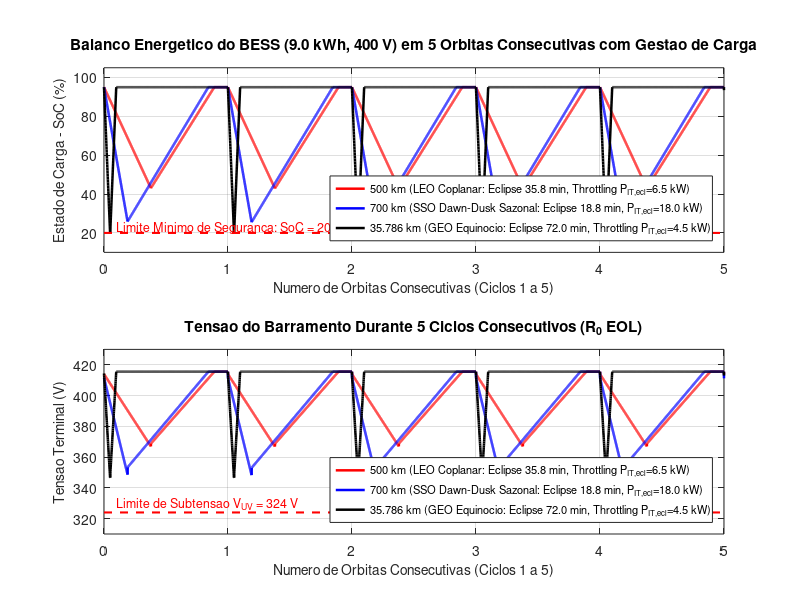
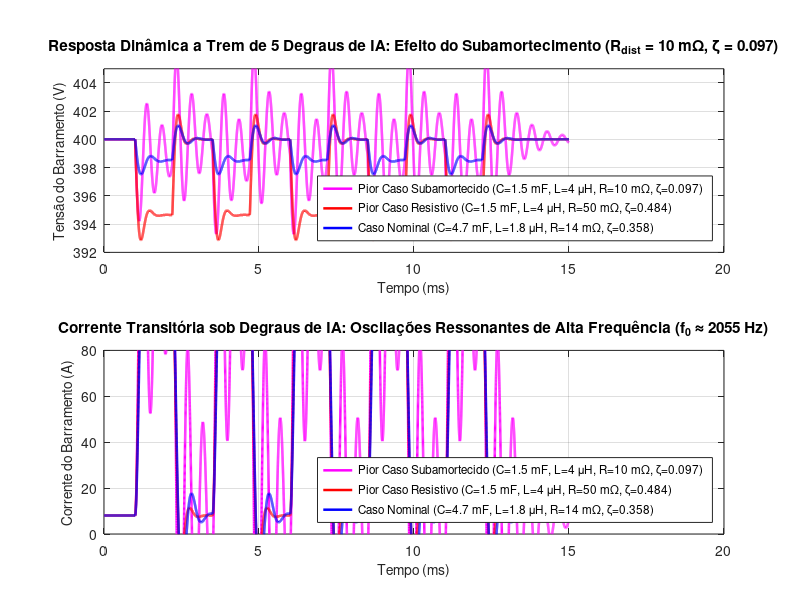
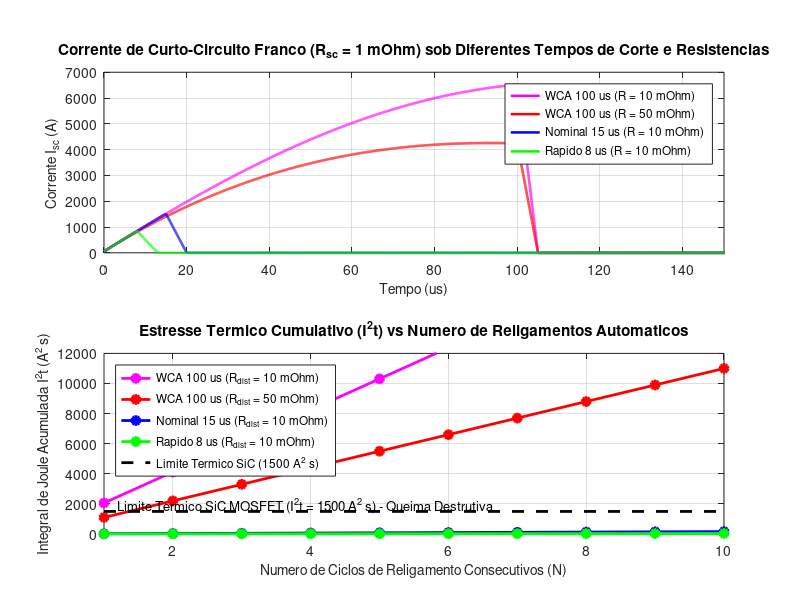
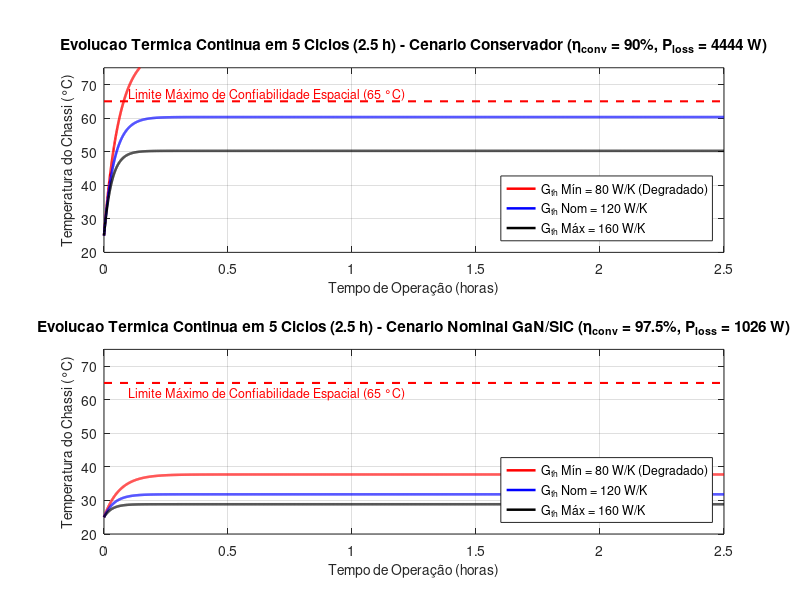

MATLAB code for these plots, in order:
%% ==============================================================================
%% PROPECAUT / IFES CAMPUS SERRA - DISSERTAÇÃO DE MESTRADO
%% MODELO 3.1: BARRAMENTO HVDC DE 400 V - ANÁLISE DE ESTRESSE EXTREMO (WCA)
%% Autor: Dafnhê Thor Castro de Martins Barros
%% Orientador: Prof. Dr. Flávio Barcelos Braz da Silva
%%
%% NOVAS ANÁLISES DE ESTRESSE:
%%   1. Trem de 5 Degraus Extremos de IA com R_dist = 10 mOhms, C_bus = 1.5 mF, L_dist = 4 uH
%%      (Análise de Subamortecimento extremo zeta = 0.0968 e ressonância CPL)
%%   2. Simulação do Número de Religamentos Automáticos até violação do limite I^2t
%%      (Limite térmico adiabático SiC MOSFET I^2t_max = 1500 A^2.s)
%% ==============================================================================

clear; close all; clc;
fprintf('=== INICIANDO SIMULAÇÃO NUMÉRICA: ANÁLISE DE RELIGAMENTOS E SUBAMORTECIMENTO ===\n\n');

if ismember('qt', available_graphics_toolkits())
    graphics_toolkit('qt');
else
    graphics_toolkit('gnuplot');
end

%% ==============================================================================
%% 1. DEFINIÇÃO DA MATRIZ DE PARÂMETROS
%% ==============================================================================

V_nom = 400.0;
V_UV = 324.0; % Limite estrito de subtensao (108s x 3.00 V/cel) [VERIFICAVEL]
V_OV = 442.8; % Limite estrito de sobretensao (108s x 4.10 V/cel) [VERIFICAVEL]

% Livro-Razao Eletrico Nominal do No Satelital (Fronteira do Barramento 400 V):
P_IT_nom = 40000.0;     % [W] Potencia util de processamento neural (80 dies x 500 W) [VERIFICAVEL]
P_IT_idle = 2000.0;     % [W] Modo standby/ocioso [PROVISORIO]
eta_conv_nom  = 0.975;  % Rendimento nominal GaN (perda de 1.025,64 W) [PROVISORIO]
eta_conv_cons = 0.900;  % Rendimento degradado WCH (perda de 4.444,44 W) [PROVISORIO]

P_OISL_total = 440.0;   % [W] 4 transceivers laser no barramento [VERIFICAVEL]
eta_eo = 0.22;          % Rendimento eletro-optico [PROVISORIO]
P_OISL_opt = P_OISL_total * eta_eo;        % 96.8 W irradiados ao espaco [CALCULADO]
Q_OISL_heat = P_OISL_total * (1.0 - eta_eo); % 343.2 W calor interno [CALCULADO]
Q_OISL = Q_OISL_heat;

P_aux = 550.0;          % [W] Auxiliares: 350 W avionica/OBDH + 200 W bomba MPFL [PROVISORIO]
P_loss_BESS_nom = 65.0; % [W] Perdas ohmicas internas em flutuacao [CALCULADO]

% Consumo eletrico total no barramento em operacao nominal plena:
% 40000/0.975 + 440 + 550 + 65 = 42.080,64 W
P_load_total_nom = (P_IT_nom / eta_conv_nom) + P_OISL_total + P_aux + P_loss_BESS_nom;
P_load_total_cons = (P_IT_nom / eta_conv_cons) + P_OISL_total + P_aux + 120.0; % WCH

% BESS do No Satelital de 50 kW
E_bat_nom_kWh = 9.0;    % Capacidade nominal de 9.0 kWh [PROVISORIO]
E_bat_nom_J = E_bat_nom_kWh * 3.6e6; 
SoC_min_safe = 0.20;    % SoC minimo operacional (DoD max 80%) [PROVISORIO / PREMISSA DE PROJETO]
E_util_J = E_bat_nom_J * (1.0 - SoC_min_safe); % 7.20 kWh utilizaveis ideais
R_0_vec = [0.032, 0.045, 0.085]; % [Ohm] BOL a EOL [PROVISORIO]
R_0_eol = 0.085;        % [Ohm] Resistencia interna da bateria em EOL [PROVISORIO]

% Parâmetros de distribuição e filtro
C_bus_ext = 1.5e-3;   % 1.5 mF
L_dist_ext = 4.0e-6;  % 4.0 uH
R_dist_low = 0.010;   % 10 mOhms (Condição subamortecida)
R_dist_high = 0.050;  % 50 mOhms (Condição resistiva EOL)
R_dist_nom = 0.014;   % 14 mOhms
C_bus_nom = 4.7e-3;   % 4.7 mF
L_dist_nom = 1.8e-6;  % 1.8 uH

% Curto-circuito franco ultra-severo
R_sc = 0.001; % 1 mOhm
t_trip_vec = [8.0e-6, 15.0e-6, 100.0e-6]; 
I2t_limit_SiC = 1500.0; % Limite térmico adiabático admissível do SiC MOSFET (A^2.s)

% Modelo Térmico
C_th_elec = 18000.0; 
G_th_vec = [80.0, 120.0, 160.0]; 
T_rad = 20.0 + 273.15; 

fprintf('1. Parametros eletricos e orbitais configurados.\n\n');

%% ==============================================================================
%% NÍVEL 1: BALANÇO ENERGÉTICO ORBITAL MULTICÍCLICO (5 ÓRBITAS CONSECUTIVAS)
%% ==============================================================================
fprintf('2. Balanco Energetico Orbital ao longo de 5 ORBITAS CONSECUTIVAS...\n');

mu_earth = 398600.4418;
R_earth = 6378.14;
altitudes = [500.0, 700.0, 35786.0]; % km (LEO 500 km, SSO 700 km, GEO 35.786 km)
cores = {'r', 'b', 'k'};

% Cenarios orbitais oficiais da dissertacao:
% 500 km: LEO convencional, pior caso coplanar (beta=0), eclipse 35.8 min (T_orb = 94.6 min)
% 700 km: SSO Dawn-Dusk, nominal sem eclipse (beta=85 deg); sazonal/equinocio eclipse max 18.8 min (T_orb = 98.8 min)
% 35.786 km: GEO equatorial, eclipse de equinocio maximo 72.0 min (T_orb = 1440.0 min = 24.0 h)
labels_alt = {'500 km (LEO Coplanar: Eclipse 35.8 min, Throttling P_{IT,ecl}=6.5 kW)', ...
              '700 km (SSO Dawn-Dusk Sazonal: Eclipse 18.8 min, P_{IT,ecl}=18.0 kW)', ...
              '35.786 km (GEO Equinocio: Eclipse 72.0 min, Throttling P_{IT,ecl}=4.5 kW)'};

fig1 = figure(1, 'position', [100, 100, 1000, 700]);
N_orbits = 5;

for i = 1:length(altitudes)
    h = altitudes(i);
    r_orb = R_earth + h;
    T_orb_s = 2 * pi * sqrt((r_orb^3) / mu_earth);
    
    if h == 500.0
        t_ecl_min = 35.8;
        P_IT_ecl = 6500.0; % Gestao de carga obrigatoria para respeitar SoC >= 20%
    elseif h == 700.0
        t_ecl_min = 18.8;
        P_IT_ecl = 18000.0;
    else
        % GEO (35.786 km): eclipse de equinocio maximo de 72 min (1.2 h)
        t_ecl_min = 72.0;
        P_IT_ecl = 4500.0; % Carga reduzida para respeitar SoC >= 20% com 9.0 kWh
    end
    t_ecl_s = t_ecl_min * 60.0;
    P_load_ecl = (P_IT_ecl / eta_conv_nom) + P_OISL_total + P_aux + 30.0;
    
    t_total_s = N_orbits * T_orb_s;
    t_sim = linspace(0, t_total_s, 5000);
    dt = t_sim(2) - t_sim(1);
    
    SoC = zeros(size(t_sim));
    V_bat = zeros(size(t_sim));
    SoC(1) = 0.95; 
    V_ocv_init = 330.0 + 90.0 * SoC(1);
    is_ecl_1 = (0 <= t_ecl_s);
    V_bat(1) = V_ocv_init - is_ecl_1 * (P_load_ecl / V_ocv_init) * R_0_eol;
    P_solar_avail = 48000.0; % 48 kW disponiveis no barramento em temperatura de equilibrio
    
    for k = 2:length(t_sim)
        t_mod = mod(t_sim(k), T_orb_s);
        is_eclipse = (t_mod <= t_ecl_s);
        
        if is_eclipse
            % Verificacao e atuacao de protecao do SoC minimo seguro (20% / 80% DoD max)
            if SoC(k-1) <= SoC_min_safe
                P_bat = P_aux + P_OISL_total; % Throttling estrito para manter avionica
            else
                P_bat = P_load_ecl;
            end
            dE = P_bat * dt / 0.98; % Rendimento de descarga de 98%
            SoC(k) = max(SoC_min_safe, SoC(k-1) - (dE / E_bat_nom_J));
        else
            % Recarga com excedente solar
            P_charge = min(P_solar_avail - P_load_total_nom, 10000.0);
            dE = P_charge * dt * 0.98; % Rendimento de carga de 98%
            SoC(k) = min(0.95, SoC(k-1) + (dE / E_bat_nom_J));
            P_bat = 0;
        end
        
        V_ocv = 330.0 + 90.0 * SoC(k);
        I_bat = is_eclipse * (P_bat / V_ocv);
        V_bat(k) = V_ocv - I_bat * R_0_eol;
    end
    
    subplot(2, 1, 1);
    plot(t_sim / T_orb_s, SoC * 100.0, 'linewidth', 1.8, 'color', cores{i}); hold on;
    
    subplot(2, 1, 2);
    plot(t_sim / T_orb_s, V_bat, 'linewidth', 1.8, 'color', cores{i}); hold on;
end

subplot(2, 1, 1);
grid on;
title('Balanco Energetico do BESS (9.0 kWh, 400 V) em 5 Orbitas Consecutivas com Gestao de Carga', 'fontsize', 11);
xlabel('Numero de Orbitas Consecutivas (Ciclos 1 a 5)', 'fontsize', 10);
ylabel('Estado de Carga - SoC (%)', 'fontsize', 10);
plot([0, N_orbits], [20, 20], 'r--', 'linewidth', 1.5);
text(0.1, 23, 'Limite Minimo de Seguranca: SoC = 20% (Requisito de Projeto / DoD = 80%)', 'color', 'r', 'fontsize', 9);
legend(labels_alt, 'location', 'southeast', 'fontsize', 8);
xlim([0, N_orbits]); ylim([10, 105]);

subplot(2, 1, 2);
grid on;
title('Tensao do Barramento Durante 5 Ciclos Consecutivos (R_{0} EOL)', 'fontsize', 11);
xlabel('Numero de Orbitas Consecutivas (Ciclos 1 a 5)', 'fontsize', 10);
ylabel('Tensao Terminal (V)', 'fontsize', 10);
plot([0, N_orbits], [V_UV, V_UV], 'r--', 'linewidth', 1.5);
text(0.1, V_UV + 6, 'Limite de Subtensao V_{UV} = 324 V', 'color', 'r', 'fontsize', 9);
xlim([0, N_orbits]); ylim([310, 430]);
legend(labels_alt, 'location', 'southeast', 'fontsize', 8);

print(fig1, 'figuras/figura_3_1_balanco_orbital_bess.png', '-dpng', '-r300');
fprintf('   -> Figura 3.1 salva com sucesso.\n\n');

%% ==============================================================================
%% NÍVEL 2: DINÂMICA SOB 5 DEGRAUS COM R_dist = 10 mOhm (SUBAMORTECIMENTO)
%% ==============================================================================
fprintf('3. Simulando 5 Degraus com R_dist = 10 mOhm vs 50 mOhm (C=1.5 mF, L=4 uH)...\n');

t_dyn = linspace(0, 15.0e-3, 30000); % 15 ms, 30k pontos para capturar dinâmica rápida
dt_dyn = t_dyn(2) - t_dyn(1);

P_IT_train = P_IT_idle * ones(size(t_dyn));
t_pulses = [1.0e-3, 3.5e-3, 6.0e-3, 8.5e-3, 11.0e-3]; 
t_width = 1.2e-3; 
t_rise = 10.0e-6; 

for p = 1:5
    t_start = t_pulses(p);
    t_end = t_start + t_width;
    for k = 1:length(t_dyn)
        t_now = t_dyn(k);
        if t_now >= t_start && t_now < t_start + t_rise
            P_IT_train(k) = P_IT_idle + (P_IT_nom - P_IT_idle) * ((t_now - t_start) / t_rise);
        elseif t_now >= t_start + t_rise && t_now <= t_end
            P_IT_train(k) = P_IT_nom;
        elseif t_now > t_end && t_now <= t_end + t_rise
            P_IT_train(k) = P_IT_nom - (P_IT_nom - P_IT_idle) * ((t_now - t_end) / t_rise);
        end
    end
end

P_bus_train = (P_IT_train / eta_conv_cons) + P_OISL_total + P_aux;

fig2 = figure(2, 'position', [100, 100, 1000, 700]);

% 3 Casos Comparativos:
% Caso 1: R_dist = 10 mOhms, C_bus = 1.5 mF, L_dist = 4.0 uH (Subamortecido zeta = 0.0968)
% Caso 2: R_dist = 50 mOhms, C_bus = 1.5 mF, L_dist = 4.0 uH (Resistivo zeta = 0.4841)
% Caso 3: R_dist = 14 mOhms, C_bus = 4.7 mF, L_dist = 1.8 uH (Nominal zeta = 0.3578)
C_comp = [1.5e-3, 1.5e-3, 4.7e-3];
L_comp = [4.0e-6, 4.0e-6, 1.8e-6];
R_comp = [0.010,  0.050,  0.014];

labels_comp = {'Pior Caso Subamortecido (C=1.5 mF, L=4 \muH, R=10 m\Omega, \zeta=0.097)', ...
               'Pior Caso Resistivo (C=1.5 mF, L=4 \muH, R=50 m\Omega, \zeta=0.484)', ...
               'Caso Nominal (C=4.7 mF, L=1.8 \muH, R=14 m\Omega, \zeta=0.358)'};
colors_comp = {'m', 'r', 'b'};

for c = 1:3
    Cb = C_comp(c);
    Lb = L_comp(c);
    Rb = R_comp(c);
    
    V_b = zeros(size(t_dyn));
    I_b = zeros(size(t_dyn));
    
    V_b(1) = 400.0;
    I_b(1) = P_bus_train(1) / V_b(1);
    V_src = V_b(1) + Rb * I_b(1);
    
    for k = 2:length(t_dyn)
        dI = (V_src - V_b(k-1) - Rb * I_b(k-1)) / Lb;
        dV = (I_b(k-1) - (P_bus_train(k-1) / max(V_b(k-1), 50.0))) / Cb;
        
        I_b(k) = I_b(k-1) + dI * dt_dyn;
        V_b(k) = V_b(k-1) + dV * dt_dyn;
    end
    
    subplot(2, 1, 1);
    plot(t_dyn * 1e3, V_b, 'linewidth', 1.8, 'color', colors_comp{c}); hold on;
    
    subplot(2, 1, 2);
    plot(t_dyn * 1e3, I_b, 'linewidth', 1.8, 'color', colors_comp{c}); hold on;
    
    undershoot = 400.0 - min(V_b);
    overshoot = max(V_b) - 400.0;
    fprintf('   -> %s:\n      V_min = %.2f V (Undershoot = %.2f V) | V_max = %.2f V (Overshoot = %.2f V)\n', ...
            labels_comp{c}, min(V_b), undershoot, max(V_b), overshoot);
end

subplot(2, 1, 1);
grid on;
title('Resposta Dinâmica a Trem de 5 Degraus de IA: Efeito do Subamortecimento (R_{dist} = 10 m\Omega, \zeta = 0.097)', 'fontsize', 11);
xlabel('Tempo (ms)', 'fontsize', 10);
ylabel('Tensão do Barramento (V)', 'fontsize', 10);
legend(labels_comp, 'location', 'southeast', 'fontsize', 8.5);
ylim([392, 405]);

subplot(2, 1, 2);
grid on;
title('Corrente Transitória sob Degraus de IA: Oscilações Ressonantes de Alta Frequência (f_0 \approx 2055 Hz)', 'fontsize', 11);
xlabel('Tempo (ms)', 'fontsize', 10);
ylabel('Corrente do Barramento (A)', 'fontsize', 10);
legend(labels_comp, 'location', 'southeast', 'fontsize', 8.5);
ylim([0, 80]);

print(fig2, 'figuras/figura_3_2_transiente_degrau_ia.png', '-dpng', '-r300');
fprintf('   -> Figura 3.2 salva com sucesso.\n\n');

%% ==============================================================================
%% NÍVEL 3: QUANTIFICAÇÃO DE RELIGAMENTOS AUTOMÁTICOS ATÉ RUPTURA DO SiC
%% ==============================================================================
fprintf('4. Simulando Religamentos Automáticos até violação do Limite I^2t = 1500 A^2.s...\n');

t_sc = linspace(0, 200.0e-6, 20000); 
dt_sc = t_sc(2) - t_sc(1);

% Cálculo de I^2t por disparo único para as seguintes configurações:
% 1. WCA 100 us com R_dist = 10 mOhm, R_sc = 1 mOhm
% 2. WCA 100 us com R_dist = 50 mOhm, R_sc = 1 mOhm
% 3. Nominal 15 us com R_dist = 10 mOhm, R_sc = 1 mOhm
% 4. Rápido 8 us com R_dist = 10 mOhm, R_sc = 1 mOhm

test_trips = [100.0e-6, 100.0e-6, 15.0e-6, 8.0e-6];
test_Rdist = [0.010,    0.050,    0.010,   0.010];
test_names = {'WCA 100 us (R = 10 mOhm)', ...
              'WCA 100 us (R = 50 mOhm)', ...
              'Nominal 15 us (R = 10 mOhm)', ...
              'Rapido 8 us (R = 10 mOhm)'};
test_colors = {'m', 'r', 'b', 'g'};

I2t_single = zeros(1, 4);
I_peak = zeros(1, 4);
E_arc_single = zeros(1, 4);

for idx = 1:4
    ttrip = test_trips(idx);
    Rdist = test_Rdist(idx);
    
    I_sc = zeros(size(t_sc));
    V_sc = zeros(size(t_sc));
    V_sc(1) = 400.0;
    I_sc(1) = 58.0;
    
    for k = 2:length(t_sc)
        if t_sc(k) < ttrip
            dI = (V_sc(k-1) - (Rdist + R_sc) * I_sc(k-1)) / L_dist_ext;
            dV = -I_sc(k-1) / C_bus_ext;
            I_sc(k) = I_sc(k-1) + dI * dt_sc;
            V_sc(k) = max(0.0, V_sc(k-1) + dV * dt_sc);
        else
            ext_time = 5.0e-6;
            if t_sc(k) <= ttrip + ext_time
                decay = 1.0 - (t_sc(k) - ttrip) / ext_time;
                I_sc(k) = I_sc(round(ttrip / dt_sc)) * decay;
            else
                I_sc(k) = 0.0;
            end
            V_sc(k) = 0.0;
        end
    end
    
    I_peak(idx) = max(I_sc);
    I2t_single(idx) = sum(I_sc.^2) * dt_sc;
    E_arc_single(idx) = sum(I_sc.^2 * R_sc) * dt_sc;
    
    fprintf('   -> %s: I_pico = %.1f A, I^2t único = %.2f A^2.s, E_arc único = %.4f J\n', ...
            test_names{idx}, I_peak(idx), I2t_single(idx), E_arc_single(idx));
end

% Vetor de religamentos automáticos (1 a 10 tentativas)
N_reclosures = 1:10;

fig3 = figure(3, 'position', [100, 100, 1000, 750]);

% Painel 1: Corrente transitória do curto-circuito franco
subplot(2, 1, 1);
for idx = 1:4
    ttrip = test_trips(idx);
    Rdist = test_Rdist(idx);
    I_sc = zeros(size(t_sc));
    V_sc = zeros(size(t_sc));
    V_sc(1) = 400.0;
    I_sc(1) = 58.0;
    for k = 2:length(t_sc)
        if t_sc(k) < ttrip
            dI = (V_sc(k-1) - (Rdist + R_sc) * I_sc(k-1)) / L_dist_ext;
            dV = -I_sc(k-1) / C_bus_ext;
            I_sc(k) = I_sc(k-1) + dI * dt_sc;
            V_sc(k) = max(0.0, V_sc(k-1) + dV * dt_sc);
        else
            ext_time = 5.0e-6;
            if t_sc(k) <= ttrip + ext_time
                decay = 1.0 - (t_sc(k) - ttrip) / ext_time;
                I_sc(k) = I_sc(round(ttrip / dt_sc)) * decay;
            else
                I_sc(k) = 0.0;
            end
            V_sc(k) = 0.0;
        end
    end
    plot(t_sc * 1e6, I_sc, 'linewidth', 1.8, 'color', test_colors{idx}); hold on;
end
grid on;
title('Corrente de Curto-Circuito Franco (R_{sc} = 1 mOhm) sob Diferentes Tempos de Corte e Resistencias', 'fontsize', 11);
xlabel('Tempo (us)', 'fontsize', 10);
ylabel('Corrente I_{sc} (A)', 'fontsize', 10);
legend(test_names, 'location', 'northeast', 'fontsize', 8.5);
xlim([0, 150]);

% Painel 2: Acúmulo de I^2t por religamento automático e superação do limite térmico
subplot(2, 1, 2);
for idx = 1:4
    I2t_accum = N_reclosures * I2t_single(idx);
    plot(N_reclosures, I2t_accum, '-o', 'linewidth', 2, 'color', test_colors{idx}, ...
         'markersize', 6, 'markerfacecolor', test_colors{idx}); hold on;
end

% Linha do limite térmico do semicondutor SiC
plot([1, 10], [I2t_limit_SiC, I2t_limit_SiC], 'k--', 'linewidth', 2.0);
text(1.2, I2t_limit_SiC + 450, 'Limite Termico SiC MOSFET (I^2t = 1500 A^2 s) - Queima Destrutiva', ...
     'color', 'k', 'fontsize', 9.5);

grid on;
title('Estresse Termico Cumulativo (I^2t) vs Numero de Religamentos Automaticos', 'fontsize', 11);
xlabel('Numero de Ciclos de Religamento Consecutivos (N)', 'fontsize', 10);
ylabel('Integral de Joule Acumulada I^2t (A^2 s)', 'fontsize', 10);
legend({'WCA 100 us (R_{dist} = 10 mOhm)', ...
        'WCA 100 us (R_{dist} = 50 mOhm)', ...
        'Nominal 15 us (R_{dist} = 10 mOhm)', ...
        'Rapido 8 us (R_{dist} = 10 mOhm)', ...
        'Limite Termico SiC (1500 A^2 s)'}, 'location', 'northwest', 'fontsize', 8.5);
xlim([1, 10]);
ylim([0, 12000]);

% Determinação exata do número de religamentos tolerados:
fprintf('\n--- QUANTIFICAÇÃO EXATA DE RELIGAMENTOS ATÉ FALHA TÉRMICA (I^2t > 1500 A^2.s) ---\n');
for idx = 1:4
    n_fail = ceil(I2t_limit_SiC / I2t_single(idx));
    n_allowed = n_fail - 1;
    fprintf('   -> %s:\n', test_names{idx});
    fprintf('      I^2t por disparo = %.2f A^2.s\n', I2t_single(idx));
    if n_allowed <= 0
        fprintf('      FALHA NO DISPARO INICIAL (0 religamentos tolerados!)\n');
    else
        fprintf('      Supera limite no ciclo %d (Tolerância máxima: %d religamento(s))\n', n_fail, n_allowed);
    end
end
fprintf('---------------------------------------------------------------------------------\n\n');

print(fig3, 'figuras/figura_3_3_curto_circuito_sspc.png', '-dpng', '-r300');
fprintf('   -> Figura 3.3 salva com sucesso.\n\n');

%% ==============================================================================
%% NÍVEL 4: ACOPLAMENTO TÉRMICO EM 5 CICLOS TÉRMICOS (2.5 HORAS)
%% ==============================================================================
fprintf('5. Acoplamento Eletrotérmico sob 5 CICLOS TÉRMICOS (2.5 h)...\n');

t_th_total = 5 * 1800.0;
t_th = linspace(0, t_th_total, 4500);
dt_th = t_th(2) - t_th(1);

P_loss_cons = P_IT_nom * ((1.0 - eta_conv_cons) / eta_conv_cons); 
P_loss_nom  = P_IT_nom * ((1.0 - eta_conv_nom) / eta_conv_nom);   

Q_chassis_cons = P_loss_cons + Q_OISL + 50.0; 
Q_chassis_nom  = P_loss_nom  + Q_OISL + 50.0; 

fig4 = figure(4, 'position', [100, 100, 1000, 700]);

for g = 1:3
    Gth = G_th_vec(g);
    
    T_cons = zeros(size(t_th));
    T_nom  = zeros(size(t_th));
    T_cons(1) = 25.0;
    T_nom(1)  = 25.0;
    
    for k = 2:length(t_th)
        dT_cons = (Q_chassis_cons - Gth * (T_cons(k-1) - (T_rad - 273.15))) / C_th_elec;
        dT_nom  = (Q_chassis_nom  - Gth * (T_nom(k-1)  - (T_rad - 273.15))) / C_th_elec;
        
        T_cons(k) = T_cons(k-1) + dT_cons * dt_th;
        T_nom(k)  = T_nom(k-1)  + dT_nom  * dt_th;
    end
    
    subplot(2, 1, 1);
    plot(t_th / 3600.0, T_cons, 'linewidth', 1.8, 'color', cores{g}); hold on;
    
    subplot(2, 1, 2);
    plot(t_th / 3600.0, T_nom, 'linewidth', 1.8, 'color', cores{g}); hold on;
end

subplot(2, 1, 1);
grid on;
title(sprintf('Evolucao Termica Continua em 5 Ciclos (2.5 h) - Cenario Conservador (\\eta_{conv} = 90%%, P_{loss} = %.0f W)', P_loss_cons), 'fontsize', 11);
xlabel('Tempo de Operação (horas)', 'fontsize', 10);
ylabel('Temperatura do Chassi (°C)', 'fontsize', 10);
plot([0, t_th_total/3600.0], [65, 65], 'r--', 'linewidth', 1.5);
text(0.1, 67, 'Limite Máximo de Confiabilidade Espacial (65 °C)', 'color', 'r', 'fontsize', 9);
legend({'G_{th} Mín = 80 W/K (Degradado)', 'G_{th} Nom = 120 W/K', 'G_{th} Máx = 160 W/K'}, ...
       'location', 'southeast', 'fontsize', 9);
ylim([20, 75]);

subplot(2, 1, 2);
grid on;
title(sprintf('Evolucao Termica Continua em 5 Ciclos (2.5 h) - Cenario Nominal GaN/SiC (\\eta_{conv} = 97.5%%, P_{loss} = %.0f W)', P_loss_nom), 'fontsize', 11);
xlabel('Tempo de Operação (horas)', 'fontsize', 10);
ylabel('Temperatura do Chassi (°C)', 'fontsize', 10);
plot([0, t_th_total/3600.0], [65, 65], 'r--', 'linewidth', 1.5);
text(0.1, 62, 'Limite Máximo de Confiabilidade Espacial (65 °C)', 'color', 'r', 'fontsize', 9);
legend({'G_{th} Mín = 80 W/K (Degradado)', 'G_{th} Nom = 120 W/K', 'G_{th} Máx = 160 W/K'}, ...
       'location', 'southeast', 'fontsize', 9);
ylim([20, 75]);

print(fig4, 'figuras/figura_3_4_temperatura_chassi_eficiencia.png', '-dpng', '-r300');
fprintf('   -> Figura 3.4 salva com sucesso.\n\n');

fprintf('=== TODAS AS SIMULAÇÕES FORAM CONCLUÍDAS COM SUCESSO! ===\n');
